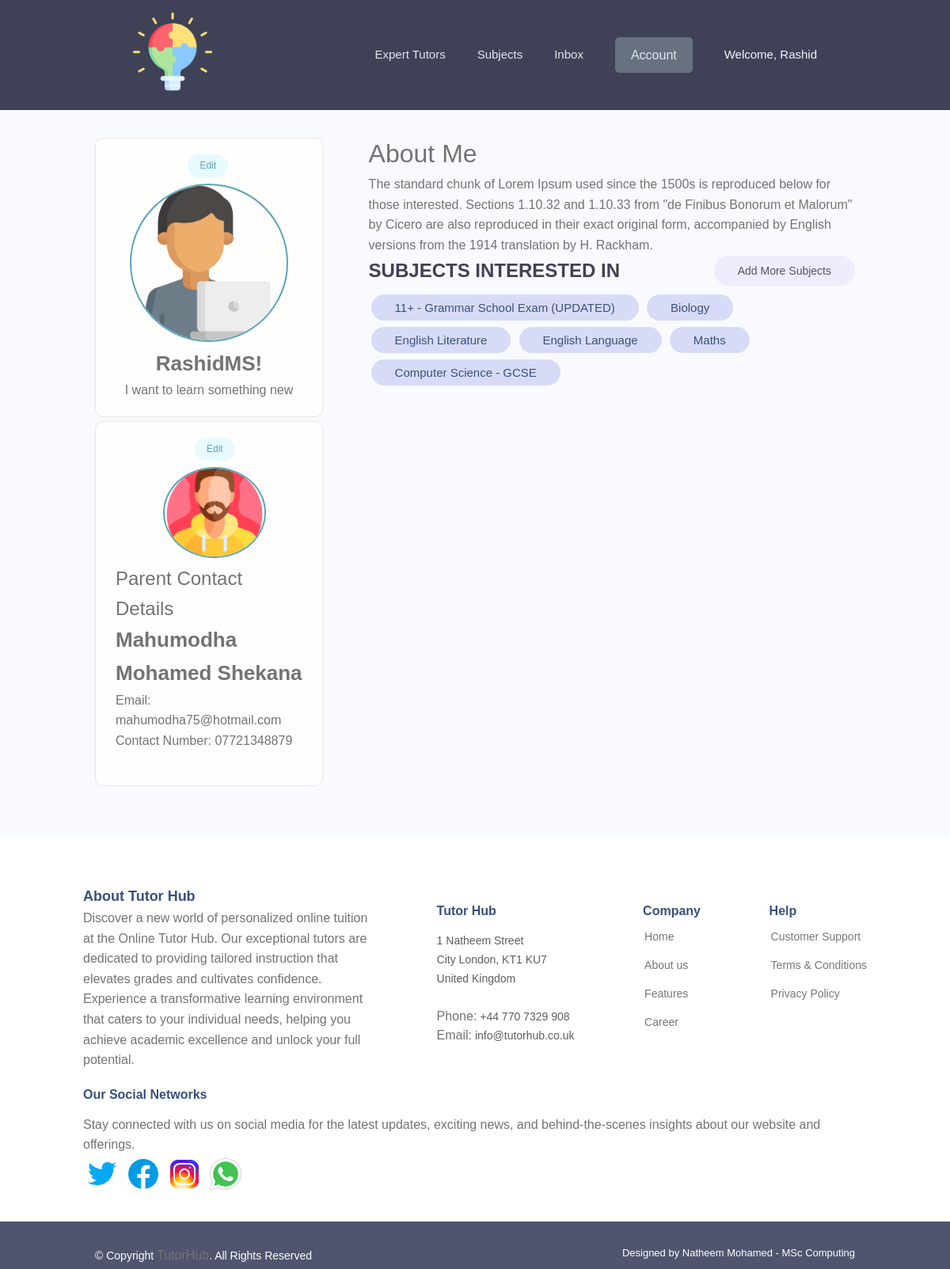
Page /student-account/ (signed in) on the committed database.
### users/models.py (models this page shows, shortened)
class NewUser(AbstractBaseUser,PermissionsMixin):
    email = models.EmailField(("email address"), unique=True)
    username = models.CharField(max_length=200, unique=True)
    first_name = models.CharField(max_length=200, blank=False)
    last_name = models.CharField(max_length=200, blank=True)
    USER_TYPE_CHOICES = (
    ('admin', 'Admin'),
    ('student', 'Student'),
    ('tutor', 'Tutor'),
    )
    user_type = models.CharField(max_length=15, choices=USER_TYPE_CHOICES)
    is_staff = models.BooleanField(default=False)
    is_active = models.BooleanField(default=True)
    is_superuser = models.BooleanField(default=False)
    last_login = models.DateTimeField(auto_now=True)
    date_joined = models.DateTimeField(auto_now_add=True)
    objects = CustomUserManager()
    USERNAME_FIELD = 'email'
    REQUIRED_FIELDS = ['username', 'first_name']

### userprofile/models.py (models this page shows, shortened)
class StudentProfile(models.Model):
    user = models.OneToOneField(settings.AUTH_USER_MODEL, on_delete=models.CASCADE,
                                       null=True, blank=True)
    email = models.EmailField(max_length=500, blank=False, null=True)
    username = models.CharField(max_length=200, blank=False, null=True)
    name = models.CharField(max_length=200, blank=False, null=True)
    first_name = models.CharField(max_length=300, blank=False, null=True)
    last_name = models.CharField(max_length=300, blank=True, null=True)
    short_goal = models.CharField(max_length=200, blank=True, null=True)
    bio = models.TextField(blank=True, null=True)
    EDUCATION_LEVEL = (
        ('Year 7', 'Year 7 KS3'),
        ('Year 8', 'Year 8 KS3'),
        ('Year 9', 'Year 9 KS3'),
        ('Year 10', 'Year 10 KS4'),
        ('Year 11', 'Year 11 KS4'),
        ('Year 12', 'Year 12 KS5'),
        ('Year 13', 'Year 13 KS5'),
    )
    Year_group = models.CharField(max_length=200, choices=EDUCATION_LEVEL)
    interested_subjects = models.ManyToManyField('MainSubjSkill',blank=True)
    profile_image = models.ImageField(null=True, blank=True, upload_to='student-profile-img/',
                                      default="defaultprofileimg/studentdefault.png")
    created = models.DateTimeField(auto_now_add=True)
    id = models.UUIDField(default=uuid.uuid4, unique=True, primary_key=True, editable=False)
    parent_name = models.CharField(max_length=150, blank=True, null=True)
    parent_email = models.EmailField(max_length=500, blank=True, null=True)
    parent_phone = models.CharField(max_length=20, blank=True, null=True)
    parent_pro_image = models.ImageField(null=True, blank=True, upload_to='student-parent-profile-img/',
                                      default="defaultprofileimg/parentm.png")
    PREFERRED_AVAILABILITY_CHOICES = [
        ('Weekday mornings', 'Weekday mornings'),
        ('Weekday afternoons', 'Weekday afternoons'),
        ('Weekday evenings', 'Weekday evenings'),
        ('Weekends mornings', 'Weekends mornings'),
        ('Weekends afternoons', 'Weekends afternoons'),
        ('Weekends evenings', 'Weekends evenings'),
    ]
    preferred_availability = models.CharField(
        max_length=100, choices=PREFERRED_AVAILABILITY_CHOICES, blank=True, null=True
    )

class MainSubjSkill(models.Model):
    owner = models.ForeignKey(TutorProfile, on_delete=models.CASCADE, null=True, blank=True)
    subject_name = models.CharField(max_length=200, unique=True)
    subject_description = models.TextField(null=True, blank=True)
    created = models.DateTimeField(auto_now_add=True)
    id = models.UUIDField(default=uuid.uuid4, unique=True,
                          primary_key=True, editable=False)

### userprofile/views.py (the view)
# urls.py: path('student-account/', views.studentAccount, name="student-account"),
@login_required(login_url='login')
def studentAccount(request):
    stuaccount = request.user.studentprofile
    interested = stuaccount.interested_subjects.all()
    context = {'stuaccount': stuaccount, 'interested':interested}
    return render(request, 'userprofile/studentprofile/student-account.html', context)

### userprofile/templates/userprofile/studentprofile/student-account.html (shortened to what this page needs)
{% extends 'main.html' %}
{% block content %}
<main class="settingsPage profile my-md">
    <div class="container">
      <div class="layout">
        <div class="column column--1of3">
          <div class="card text-center">
            <div class="card__body dev">
              <a class="tag tag--pill tag--main settings__btn" href="{% url 'edit-saccount' %}"> Edit</a>
              <img class="avatar avatar--xl dev__avatar" src="{{stuaccount.profile_image.url}}" />
              <h2 class="dev__name">{{stuaccount.username}}</h2>
              <p class="dev__title">{{stuaccount.short_goal}}</p>
            </div>
          </div>
        <div class="card text-center1">
          <div class="card__body dev">
            <a class="tag tag--pill tag--main settings__btn1" href="{% url 'edit-spaccount' %}"> Edit</a>
            <img class="avatar avatar--xl1" src="{{stuaccount.parent_pro_image.url}}" />
            <h5>Parent Contact Details</h5>
            <h2 class="dev__name">{{stuaccount.parent_name}}</h2>
            <p class="dev__title">Email: {{stuaccount.parent_email}}</p>
            <p class="dev__location">Contact Number: {{stuaccount.parent_phone}}</p>
            <br>
          </div>
        </div>
        </div>
        <div class="column column--2of3">
          <div class="devInfo">
            <h3 class="devInfo__title">About Me</h3>
            <p class="devInfo__about">{{stuaccount.bio}}</p>
          </div>
            <div class="settings">
              <h3 class="settings__title">Subjects Interested In</h3>
              <a class="tag tag--pill tag--sub settings__btn tag--lg" href="{% url 'add-interested-subject' %}">
                   Add More Subjects
              </a>
          </div>
          {% if interested %}
          <div class="devInfo">
              <div class="devInfo__skills">
                  {% for subject in interested %}
                  <div class="devInfo__otherSkillsss">
                      <span class="tag1 tag--pill tag--subii tag--lg">
                          <small>{{ subject.subject_name }}</small>
                      </span>
                  </div>
                  {% endfor %}
              </div>
          </div>
          {% else %}
          <div class="devInfo">
              <h3 class="devInfo__title">No subjects added yet.</h3>
          </div>
          {% endif %}
        </div>
      </div>
    </div>
  </main>
{% endblock content  %}

### templates/navbar.html (shortened to what this page needs)
{% load static %}
<header class="header">
    <div class="container container--narrow">
      <a class="header__logo" href="{% url 'subjects' %}" > <img src="{% static 'images/main-logo/puzzle1.png'%}" alt="TutorHub Logo" />
      </a>
      <nav class="header__nav">
        <ul class="header__menu">
          <li class="header__menuItem"><a href="{% url 'tutor-profiles'  %}">Expert Tutors</a></li>
          <li class="header__menuItem"><a href="{% url 'subjects' %}">Subjects </a></li>
          {% if request.user.is_authenticated %}
            {% if request.user.user_type == 'tutor' %}
            <li class="header__menuItem"><a href="{% url 'inbox' %}">Inbox </a></li>
                <li class="header__menuItem dropdown">
                    <a href="#"  class="btn btn--sub1">Account</a>
                    <ul class="dropdown-menutut">
                        <li><a href="{% url 'tutor-account' %}">Tutor Account</a></li>
                        <li><a href="{% url 'logout' %}">Logout</a></li>
                    </ul>
                </li>
            {% else %}
            <li class="header__menuItem"><a href="{% url 'inbox' %}">Inbox </a></li>
                <li class="header__menuItem dropdown">
                    <a href="#" class="btn btn--sub1">Account</a>
                </li>
            {% endif %}
            <li class="header__menuItem"><a style="color: rgb(247, 246, 246);">Welcome, {{request.user.first_name|capfirst}}</a></li>
          {% endif %}
        </ul>
      </nav>
    </div>
  </header>

### static/styles/main-styles.css (style rules this page uses)
* { margin: 0; padding: 0; box-sizing: border-box; text-rendering: optimizeLegibility; color: inherit; font-size: inherit; }
html { font-size: 50%; }
@media only screen and (min-width: 480px) { html { font-size: 56.25%; } }
@media only screen and (min-width: 1200px) { html { font-size: 62.5%; } }
body { line-height: 1.6; font-weight: 400; font-size: 1.5rem; color: var(--color-text); background-color: var(--color-bg); min-height: 100vh; }
.card { border-radius: 1rem; background-color: var(--color-white); border: 1.5px solid var(--color-light); width: auto; height: auto; margin-top: 0.5rem; margin-bottom: 0.5rem; overflow: hidden; }
.card__body, .card__header { padding: 2rem 2.5rem; }
.container { width: 92%; max-width: 165rem; margin: 0 auto; box-sizing: border-box; }
.container--narrow { width: 92%; max-width: 120rem; }
@media screen and (min-width: 1000px) { .container { width: 90%; } }
@media screen and (min-width: 1000px) { .container--narrow { width: 85%; } }
@media screen and (min-width: 1200px) { .container { width: 80%; } }
@media screen and (min-width: 1200px) { .container--narrow { width: 72%; } }
.text-center { text-align: center; }
.my-md { margin: 3rem auto; }
:root { --color-main: #5aa5b9; --color-main-light: #e6faff; --color-sub: #3f4156; --color-sub-light: #51546e; --color-sub-lighter: #ededfd; --color-text: #737373; --color-gray: #8b8b8b; --color-light: #e5e7eb; --color-light-gray: #767676; --color-bg: #f8fafd; --color-white: #fffefd; --color-white-light: #f3f3f3; --color-success: #359e64; --color-success-bg: #def8e8; --color-error: #fc4b0b; --color-error-bg: #fff2ee; --font-base: 'Poppins', arial, helvetica, 'Segoe UI', roboto, ubuntu, sans-serif; --font-monospace: 'Fira Code', 'Courier New', courier, monospace; --font-regular: 300; --font-medium: 500; --font-bold: 700; --generic-shadow: 1px 1px 5px #00000010; --generic-transition: all 0.3s ease-in-out; }
* { font-family: var(--font-base); }
h2 { font-size: 2.6rem; font-weight: var(--font-bold); }
h3 { font-size: 3.2rem; font-weight: var(--font-medium); }
h5 { font-size: 2.4rem; font-weight: var(--font-medium); }
h5, h6 { font-weight: var(--font-regular); }
p, span, strong { font-size: 1.6rem; color: var(--color-text); font-weight: var(--font-regular); }
a { padding-bottom: 2px; text-decoration: none; display: inline-block; color: var(--color-main); font-weight: var(--font-medium); }
.btn { display: inline-block; position: relative; cursor: pointer; background-color: var(--color-light); font-weight: var(--font-medium); color: var(--color-sub); text-decoration: none; padding: 1rem 2rem; border-radius: 0.5rem; border: none; width: -webkit-fit-content; width: -moz-fit-content; width: fit-content; height: -webkit-fit-content; height: -moz-fit-content; height: fit-content; font-size: 1.6rem; outline-width: 0; outline-color: transparent; -webkit-backface-visibility: hidden; backface-visibility: hidden; transition: all 0.3s ease-in-out; }
.btn--sub1 { background-color: #677180; color: var(--color-white); }
.layout { display: flex; flex-flow: row wrap; justify-content: space-between; }
.layout > .column { margin-bottom: 3rem; }
.layout > .column.column--1of3 { flex-basis: 30%; }
.layout > .column.column--2of3 { flex-basis: 64%; }
.avatar { border-radius: 50%; border: 2px solid var(--color-main); object-fit: cover; }
.avatar--xl { height: 20rem; width: 20rem; }

### rows in the picture
NewUser: user.first_name "Rashid"
StudentProfile: profile_image (placeholder picture), username "RashidMS!", short_goal "I want to learn something new", parent_pro_image (picture), parent_name "Mahumodha Mohamed Shekana", parent_email "mahumodha75@hotmail.com", parent_phone "07721348879", bio "The standard chunk of Lorem Ipsum used since the 1500s is reproduced below for those interested. Sections 1.10.32 and 1.10.33 from \"de Finibus Bonorum et Malorum\" by Cicero are also reproduced in their exact original form, accompanied by English versions from the 1914 translation by H. Rackham."
MainSubjSkill: subject_name "11+ - Grammar School Exam (UPDATED)"
MainSubjSkill: subject_name "Biology"
MainSubjSkill: subject_name "English Literature"
MainSubjSkill: subject_name "English Language"
MainSubjSkill: subject_name "Maths"
MainSubjSkill: subject_name "Computer Science - GCSE"
